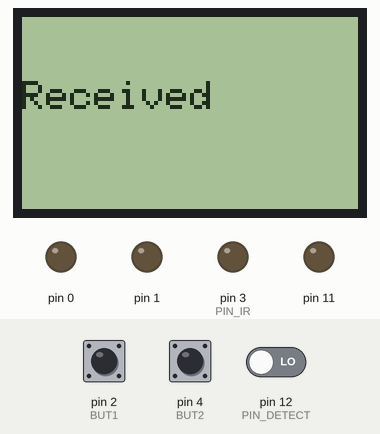
Bench run of a sketch on a simulated Arduino Uno, built with avr-gcc and run on an emulated ATmega328P. Parts: 84×48 one-colour display, output pins drawn as LEDs (lit = HIGH). The test bench sets the inputs (shaded band); at power-on: pin 12 (PIN_DETECT) LOW, pin 2 (BUT1) HIGH, pin 4 (BUT2) LOW. Pins used as bus, display or sensor lines are not drawn.

Above: at 16.8 s.
16.9 s: pin 12 (PIN_DETECT) driven HIGH
At 24.8 s:
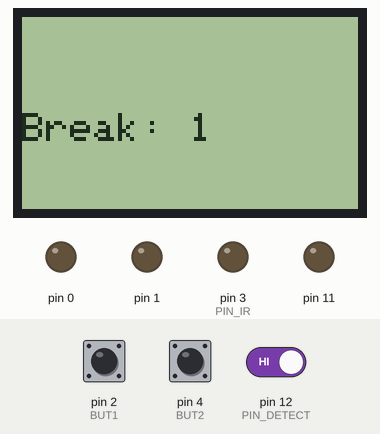
30.6 s: pin 2 (BUT1) pulled LOW for 3 s
At 32.5 s:
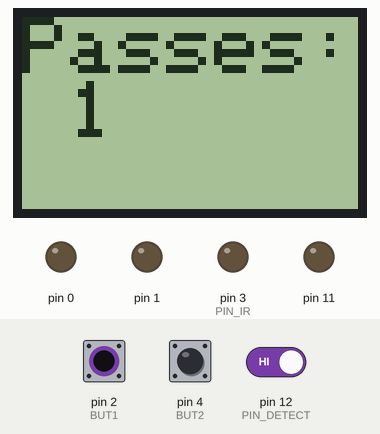
At 46.5 s:
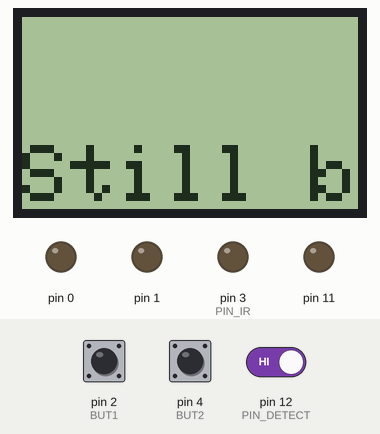
Timing chart, 0 to 48.0 s (numbered marks = the images above; inputs shaded):
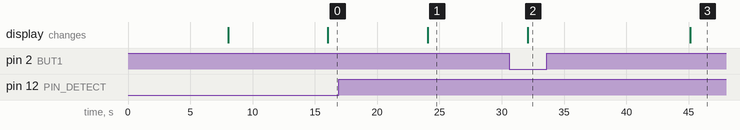

The sketch:

WITH_PITH.ino
```cpp
//#include "IRremote.h"
#include "LowPower.h"
#include "Adafruit_GFX.h"
#include "Adafruit_PCD8544.h"

// pin 7 - Serial clock out (SCLK) 9
// pin 6 - Serial data out (DIN) 8
// pin 5 - Data/Command select (D/C) 7
// pin 8 - LCD chip select (CS) 6
// pin 9 - LCD reset (RST) 5
Adafruit_PCD8544 display = Adafruit_PCD8544(9, 8, 7, 6, 5);

#define PIN_DETECT 12
#define PIN_IR 3
#define REC_POWER 13
#define SCREEN_POWER 10
#define BUT1 2
#define BUT2 4

int x = 0;
boolean lastPulseSuccess = true;
boolean thisPulse = false;
boolean screenChecked = false;
//IRsend irsend;

void setPinsLow(){
  for (byte i = 0; i <= 13; i++)
  {
    pinMode (i, OUTPUT);    // changed as per below
    digitalWrite (i, LOW);  //     ditto
  }
  pinMode(PIN_DETECT, INPUT);
  pinMode(BUT1, INPUT);
  pinMode(BUT2, INPUT);
//  Serial.println("Pins set as Low outputs");
}

void turnOffScreen(){
  digitalWrite(SCREEN_POWER, LOW);
  for (byte i = 5; i <= 9; i++)
  {
    digitalWrite (i, LOW);  //     ditto
  }
}

boolean screenCheck(){
  // Enable pullup for open connection
  digitalWrite(BUT1, HIGH);
  // Test to see if button connection closed
  screenChecked=digitalRead(BUT1);
//  Serial.println("oops");
  if(screenChecked==LOW){
    // Configure LCD Screen and enable power to it.
//    Serial.println("checking screen");
    digitalWrite(SCREEN_POWER, HIGH);
    display.begin();
    display.clearDisplay();
    display.setTextColor(BLACK);
    display.setCursor(0,0);
    display.setTextSize(2);
    display.print("Passes: ");
    display.println(x);
    display.display();
    delay(5000);
    resetCheck();
    // Turn screen off again
//    turnOffScreen();
  }
  // Disable pullup resistor
  digitalWrite(BUT1, LOW);
  return screenChecked;
}

void resetCheck(){
  // Check if reset button is pressed
  digitalWrite(BUT2, HIGH);
  if(digitalRead(BUT2)==LOW){
    display.clearDisplay();
    display.setTextSize(1);
    display.println("Reset in: 3s");
    display.display();
    delay(1000);
    display.clearDisplay();
    if(digitalRead(BUT2)==LOW){
      display.println("Reset in: 2s");
      display.display();
      delay(1000);
      display.clearDisplay();
      if(digitalRead(BUT2)==LOW){
        display.println("Reset in: 1s");
        display.display();
        delay(1000);
        display.clearDisplay();
        if(digitalRead(BUT2)==LOW){
          x=0;
          display.println("Reset success!");
          display.display();
          delay(1000);
        }
      }
    }
  }
  // Disable pullup resistor again & print current count
  digitalWrite(BUT2, LOW);
}

void enableIROut(int val){
  TIMSK2 = 0;
  const uint8_t pwmval = F_CPU / 2000 / (val); \
  TCCR2A = _BV(WGM20); \
  TCCR2B = _BV(WGM22) | _BV(CS20); \
  OCR2A = pwmval; \
  OCR2B = pwmval / 3;
//  Serial.println("PWM Setup");
}

void enablePWM(){
//  Serial.println("Enabling PWM");
  digitalWrite (REC_POWER, HIGH);
  TCCR2A |= _BV(COM2B1);
  delayMicroseconds(500);
}

void disablePWM(){
//  Serial.println("Disabling PWM");
  TCCR2A &= ~(_BV(COM2B1));
//  delayMicroseconds(0);
  digitalWrite (PIN_IR, LOW);
  digitalWrite (REC_POWER, LOW);
}

void setup()
{
//  Serial.begin(9600);
  setPinsLow();

  ADCSRA &= ~(1<<ADEN); //Disable ADC
  ACSR = (1<<ACD); //Disable the analog comparator
  DIDR0 = 0x3F; //Disable digital input buffers on all ADC0-ADC5 pins
  DIDR1 = (1<<AIN1D)|(1<<AIN0D); //Disable digital input buffer on AIN1/0
  enableIROut(38);
//  irsend.enableIROut(38);
}

void loop() {
//  Serial.print("On at: ");
//  Serial.print(millis());
  // Display current pass count on screen and check to see if reset required
  if(screenCheck()){
//    irsend.mark(0);
    enablePWM();
    thisPulse=digitalRead(PIN_DETECT);
//    delay(1000);
    disablePWM();
//    irsend.space(0);
//    Serial.print("Off at: ");
//    Serial.println(millis());
    display.clearDisplay();
    if (thisPulse){
      if(lastPulseSuccess){
        x++;
        lastPulseSuccess=false;
        display.print("Break: ");
//        Serial.print(millis());
//        Serial.print(" - Beam Broken: ");
        display.println(x);
//        Serial.println(" times");
       }
       else {
         display.println("Still broken");
       }
    }
    else {
      display.println("Received");
      lastPulseSuccess=true;
    }
    display.display();
  }
//  Serial.println(digitalRead(PIN_DETECT));
//  Serial.print("Off at: ");
//  Serial.println(x);
//  Serial.flush();
  LowPower.powerDown(SLEEP_8S, ADC_OFF, BOD_OFF);
}
```

Measured:
- after the input at 16.9 s, the display: changes after 7.2 s (image 1)
- after the input at 30.6 s, the display: changes after 1.5 s (image 2)
